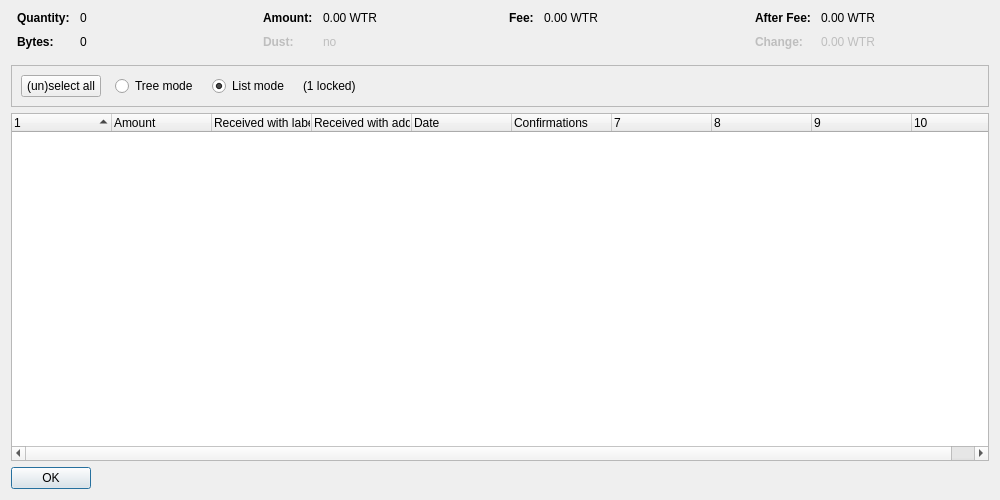
<?xml version="1.0" encoding="UTF-8"?>
<ui version="4.0">
 <class>CoinControlDialog</class>
 <widget class="QDialog" name="CoinControlDialog">
  <property name="geometry">
   <rect>
    <x>0</x>
    <y>0</y>
    <width>1000</width>
    <height>500</height>
   </rect>
  </property>
  <property name="windowTitle">
   <string>Coin Selection</string>
  </property>
  <layout class="QVBoxLayout" name="verticalLayout">
   <item>
    <layout class="QHBoxLayout" name="horizontalLayoutTop" stretch="0,0,0,0">
     <property name="topMargin">
      <number>0</number>
     </property>
     <property name="bottomMargin">
      <number>10</number>
     </property>
     <item>
      <layout class="QFormLayout" name="formLayoutCoinControl1">
       <property name="horizontalSpacing">
        <number>10</number>
       </property>
       <property name="verticalSpacing">
        <number>10</number>
       </property>
       <property name="leftMargin">
        <number>6</number>
       </property>
       <property name="rightMargin">
        <number>6</number>
       </property>
       <item row="0" column="0">
        <widget class="QLabel" name="labelCoinControlQuantityText">
         <property name="font">
          <font>
           <weight>75</weight>
           <bold>true</bold>
          </font>
         </property>
         <property name="text">
          <string>Quantity:</string>
         </property>
        </widget>
       </item>
       <item row="0" column="1">
        <widget class="QLabel" name="labelCoinControlQuantity">
         <property name="cursor">
          <cursorShape>IBeamCursor</cursorShape>
         </property>
         <property name="contextMenuPolicy">
          <enum>Qt::ActionsContextMenu</enum>
         </property>
         <property name="text">
          <string notr="true">0</string>
         </property>
         <property name="textInteractionFlags">
          <set>Qt::LinksAccessibleByMouse|Qt::TextSelectableByKeyboard|Qt::TextSelectableByMouse</set>
         </property>
        </widget>
       </item>
       <item row="1" column="0">
        <widget class="QLabel" name="labelCoinControlBytesText">
         <property name="font">
          <font>
           <weight>75</weight>
           <bold>true</bold>
          </font>
         </property>
         <property name="text">
          <string>Bytes:</string>
         </property>
        </widget>
       </item>
       <item row="1" column="1">
        <widget class="QLabel" name="labelCoinControlBytes">
         <property name="cursor">
          <cursorShape>IBeamCursor</cursorShape>
         </property>
         <property name="contextMenuPolicy">
          <enum>Qt::ActionsContextMenu</enum>
         </property>
         <property name="text">
          <string notr="true">0</string>
         </property>
         <property name="textInteractionFlags">
          <set>Qt::LinksAccessibleByMouse|Qt::TextSelectableByKeyboard|Qt::TextSelectableByMouse</set>
         </property>
        </widget>
       </item>
      </layout>
     </item>
     <item>
      <layout class="QFormLayout" name="formLayoutCoinControl2">
       <property name="horizontalSpacing">
        <number>10</number>
       </property>
       <property name="verticalSpacing">
        <number>10</number>
       </property>
       <property name="leftMargin">
        <number>6</number>
       </property>
       <property name="rightMargin">
        <number>6</number>
       </property>
       <item row="0" column="0">
        <widget class="QLabel" name="labelCoinControlAmountText">
         <property name="font">
          <font>
           <weight>75</weight>
           <bold>true</bold>
          </font>
         </property>
         <property name="text">
          <string>Amount:</string>
         </property>
        </widget>
       </item>
       <item row="0" column="1">
        <widget class="QLabel" name="labelCoinControlAmount">
         <property name="cursor">
          <cursorShape>IBeamCursor</cursorShape>
         </property>
         <property name="contextMenuPolicy">
          <enum>Qt::ActionsContextMenu</enum>
         </property>
         <property name="text">
          <string notr="true">0.00 WTR</string>
         </property>
         <property name="textInteractionFlags">
          <set>Qt::LinksAccessibleByMouse|Qt::TextSelectableByKeyboard|Qt::TextSelectableByMouse</set>
         </property>
        </widget>
       </item>
       <item row="1" column="0">
        <widget class="QLabel" name="labelCoinControlLowOutputText">
         <property name="enabled">
          <bool>false</bool>
         </property>
         <property name="font">
          <font>
           <weight>75</weight>
           <bold>true</bold>
          </font>
         </property>
         <property name="text">
          <string>Dust:</string>
         </property>
        </widget>
       </item>
       <item row="1" column="1">
        <widget class="QLabel" name="labelCoinControlLowOutput">
         <property name="enabled">
          <bool>false</bool>
         </property>
         <property name="cursor">
          <cursorShape>IBeamCursor</cursorShape>
         </property>
         <property name="contextMenuPolicy">
          <enum>Qt::ActionsContextMenu</enum>
         </property>
         <property name="text">
          <string notr="true">no</string>
         </property>
         <property name="textInteractionFlags">
          <set>Qt::LinksAccessibleByMouse|Qt::TextSelectableByKeyboard|Qt::TextSelectableByMouse</set>
         </property>
        </widget>
       </item>
      </layout>
     </item>
     <item>
      <layout class="QFormLayout" name="formLayoutCoinControl3">
       <property name="horizontalSpacing">
        <number>10</number>
       </property>
       <property name="verticalSpacing">
        <number>10</number>
       </property>
       <property name="leftMargin">
        <number>6</number>
       </property>
       <property name="rightMargin">
        <number>6</number>
       </property>
       <item row="0" column="0">
        <widget class="QLabel" name="labelCoinControlFeeText">
         <property name="font">
          <font>
           <weight>75</weight>
           <bold>true</bold>
          </font>
         </property>
         <property name="text">
          <string>Fee:</string>
         </property>
        </widget>
       </item>
       <item row="0" column="1">
        <widget class="QLabel" name="labelCoinControlFee">
         <property name="cursor">
          <cursorShape>IBeamCursor</cursorShape>
         </property>
         <property name="contextMenuPolicy">
          <enum>Qt::ActionsContextMenu</enum>
         </property>
         <property name="text">
          <string notr="true">0.00 WTR</string>
         </property>
         <property name="textInteractionFlags">
          <set>Qt::LinksAccessibleByMouse|Qt::TextSelectableByKeyboard|Qt::TextSelectableByMouse</set>
         </property>
        </widget>
       </item>
      </layout>
     </item>
     <item>
      <layout class="QFormLayout" name="formLayoutCoinControl4">
       <property name="horizontalSpacing">
        <number>10</number>
       </property>
       <property name="verticalSpacing">
        <number>10</number>
       </property>
       <property name="leftMargin">
        <number>6</number>
       </property>
       <property name="rightMargin">
        <number>6</number>
       </property>
       <item row="0" column="0">
        <widget class="QLabel" name="labelCoinControlAfterFeeText">
         <property name="font">
          <font>
           <weight>75</weight>
           <bold>true</bold>
          </font>
         </property>
         <property name="text">
          <string>After Fee:</string>
         </property>
        </widget>
       </item>
       <item row="0" column="1">
        <widget class="QLabel" name="labelCoinControlAfterFee">
         <property name="cursor">
          <cursorShape>IBeamCursor</cursorShape>
         </property>
         <property name="contextMenuPolicy">
          <enum>Qt::ActionsContextMenu</enum>
         </property>
         <property name="text">
          <string notr="true">0.00 WTR</string>
         </property>
         <property name="textInteractionFlags">
          <set>Qt::LinksAccessibleByMouse|Qt::TextSelectableByKeyboard|Qt::TextSelectableByMouse</set>
         </property>
        </widget>
       </item>
       <item row="1" column="0">
        <widget class="QLabel" name="labelCoinControlChangeText">
         <property name="enabled">
          <bool>false</bool>
         </property>
         <property name="font">
          <font>
           <weight>75</weight>
           <bold>true</bold>
          </font>
         </property>
         <property name="text">
          <string>Change:</string>
         </property>
        </widget>
       </item>
       <item row="1" column="1">
        <widget class="QLabel" name="labelCoinControlChange">
         <property name="enabled">
          <bool>false</bool>
         </property>
         <property name="cursor">
          <cursorShape>IBeamCursor</cursorShape>
         </property>
         <property name="contextMenuPolicy">
          <enum>Qt::ActionsContextMenu</enum>
         </property>
         <property name="text">
          <string notr="true">0.00 WTR</string>
         </property>
         <property name="textInteractionFlags">
          <set>Qt::LinksAccessibleByMouse|Qt::TextSelectableByKeyboard|Qt::TextSelectableByMouse</set>
         </property>
        </widget>
       </item>
      </layout>
     </item>
    </layout>
   </item>
   <item>
    <widget class="QFrame" name="frame">
     <property name="minimumSize">
      <size>
       <width>0</width>
       <height>40</height>
      </size>
     </property>
     <property name="frameShape">
      <enum>QFrame::StyledPanel</enum>
     </property>
     <property name="frameShadow">
      <enum>QFrame::Sunken</enum>
     </property>
     <layout class="QHBoxLayout" name="horizontalLayout">
      <item>
       <layout class="QHBoxLayout" name="horizontalLayoutPanel" stretch="0,0,0,0,0">
        <property name="spacing">
         <number>14</number>
        </property>
        <item>
         <widget class="QPushButton" name="pushButtonSelectAll">
          <property name="sizePolicy">
           <sizepolicy hsizetype="Maximum" vsizetype="Fixed">
            <horstretch>0</horstretch>
            <verstretch>0</verstretch>
           </sizepolicy>
          </property>
          <property name="text">
           <string>(un)select all</string>
          </property>
          <property name="autoDefault">
           <bool>false</bool>
          </property>
         </widget>
        </item>
        <item>
         <widget class="QRadioButton" name="radioTreeMode">
          <property name="sizePolicy">
           <sizepolicy hsizetype="Maximum" vsizetype="Fixed">
            <horstretch>0</horstretch>
            <verstretch>0</verstretch>
           </sizepolicy>
          </property>
          <property name="text">
           <string>Tree mode</string>
          </property>
         </widget>
        </item>
        <item>
         <widget class="QRadioButton" name="radioListMode">
          <property name="sizePolicy">
           <sizepolicy hsizetype="Maximum" vsizetype="Fixed">
            <horstretch>0</horstretch>
            <verstretch>0</verstretch>
           </sizepolicy>
          </property>
          <property name="text">
           <string>List mode</string>
          </property>
          <property name="checked">
           <bool>true</bool>
          </property>
         </widget>
        </item>
        <item>
         <widget class="QLabel" name="labelLocked">
          <property name="text">
           <string notr="true">(1 locked)</string>
          </property>
         </widget>
        </item>
        <item>
         <spacer name="horizontalSpacer">
          <property name="orientation">
           <enum>Qt::Horizontal</enum>
          </property>
          <property name="sizeHint" stdset="0">
           <size>
            <width>40</width>
            <height>20</height>
           </size>
          </property>
         </spacer>
        </item>
       </layout>
      </item>
     </layout>
    </widget>
   </item>
   <item>
    <widget class="CoinControlTreeWidget" name="treeWidget">
     <property name="contextMenuPolicy">
      <enum>Qt::CustomContextMenu</enum>
     </property>
     <property name="sortingEnabled">
      <bool>false</bool>
     </property>
     <property name="columnCount">
      <number>10</number>
     </property>
     <attribute name="headerShowSortIndicator" stdset="0">
      <bool>true</bool>
     </attribute>
     <attribute name="headerStretchLastSection">
      <bool>false</bool>
     </attribute>
     <column>
      <property name="text">
       <string/>
      </property>
     </column>
     <column>
      <property name="text">
       <string>Amount</string>
      </property>
     </column>
     <column>
      <property name="text">
       <string>Received with label</string>
      </property>
     </column>
     <column>
      <property name="text">
       <string>Received with address</string>
      </property>
     </column>
     <column>
      <property name="text">
       <string>Date</string>
      </property>
     </column>
     <column>
      <property name="text">
       <string>Confirmations</string>
      </property>
      <property name="toolTip">
       <string>Confirmed</string>
      </property>
     </column>
     <column>
      <property name="text">
       <string/>
      </property>
     </column>
     <column>
      <property name="text">
       <string/>
      </property>
     </column>
     <column>
      <property name="text">
       <string/>
      </property>
     </column>
     <column>
      <property name="text">
       <string/>
      </property>
     </column>
    </widget>
   </item>
   <item>
    <widget class="QDialogButtonBox" name="buttonBox">
     <property name="sizePolicy">
      <sizepolicy hsizetype="Maximum" vsizetype="Fixed">
       <horstretch>0</horstretch>
       <verstretch>0</verstretch>
      </sizepolicy>
     </property>
     <property name="orientation">
      <enum>Qt::Horizontal</enum>
     </property>
     <property name="standardButtons">
      <set>QDialogButtonBox::Ok</set>
     </property>
    </widget>
   </item>
  </layout>
 </widget>
 <customwidgets>
  <customwidget>
   <class>CoinControlTreeWidget</class>
   <extends>QTreeWidget</extends>
   <header>qt/coincontroltreewidget.h</header>
  </customwidget>
 </customwidgets>
 <resources/>
 <connections/>
</ui>
